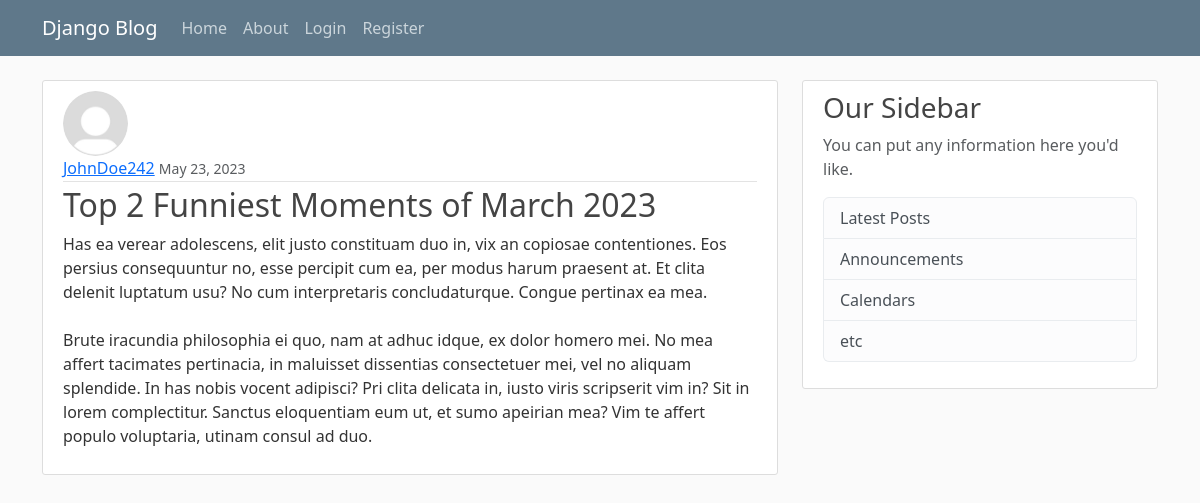
The page /post/29/ on the database its author committed.
### blog/models.py (models this page shows, shortened)
class Post(models.Model):
    title = models.CharField(max_length=100)
    content = models.TextField()
    date_posted = models.DateTimeField(default=timezone.now)
    author = models.ForeignKey(User, on_delete=models.CASCADE)

### users/models.py (models this page shows, shortened)
class Profile(models.Model):
    user = models.OneToOneField(User, on_delete=models.CASCADE)
    image = models.ImageField(default='default.jpg', upload_to='profile_pics')

### blog/views.py (the view)
# urls.py: path('post/<int:pk>/', PostDetailView.as_view(), name='post-detail'),
class PostDetailView(DetailView):
    model = Post

### blog/templates/blog/post_detail.html (shortened to what this page needs)
{% extends 'blog/base.html' %}
{% block content %}
    <article class="media content-section">
        <img class="rounded-circle article-img" src="{{ object.author.profile.image.url }}">
        <div class="media-body">
            <div class="article-metadata">
                <a href="{% url 'user-posts' object.author.username %}" class="mr-2">{{ object.author }}</a>
                <small class="text-muted">{{ object.date_posted|date:"F d, Y"  }}</small>
            </div>
            <h2 class="article-title">{{ object.title }}</h2>
            <p class="article-content">{{ object.content }}</p>
        </div>
    </article>
{% endblock content %}

### blog/static/blog/main.css (style rules this page uses)
body { background: #fafafa; color: #333333; margin-top: 5rem; }
h1, h2, h3, h4, h5, h6 { color: #444444; }
.content-section { background: #ffffff; padding: 10px 20px; border: 1px solid #dddddd; border-radius: 3px; margin-bottom: 20px; }
.article-title { color: #444444; }
.article-content { white-space: pre-line; }
.article-img { height: 65px; width: 65px; margin-right: 16px; }
.article-metadata { padding-bottom: 1px; margin-bottom: 4px; border-bottom: 1px solid #e3e3e3 }

### rows shown on the page
Post: author.profile.image (placeholder picture), author "JohnDoe242", date_posted "May 23, 2023", title "Top 2 Funniest Moments of March 2023", content "Has ea verear adolescens, elit justo constituam duo in, vix an copiosae contentiones. Eos persius consequuntur no, esse percipit cum ea, per modus harum praesent at. Et clita delenit luptatum usu? No cum interpretaris concludaturque. Congue pertinax ea mea. Brute iracundia philosophia ei quo, nam at adhuc idque, ex dolor homero mei. No mea affert tacimates pertinacia, in maluisset dissentias consectetuer mei, vel no aliquam splendide. In has nobis vocent adipisci? Pri clita delicata in, iusto viris scripserit vim in? Sit in lorem complectitur. Sanctus eloquentiam eum ut, et sumo apeirian mea? Vim te affert populo voluptaria, utinam consul ad duo."
